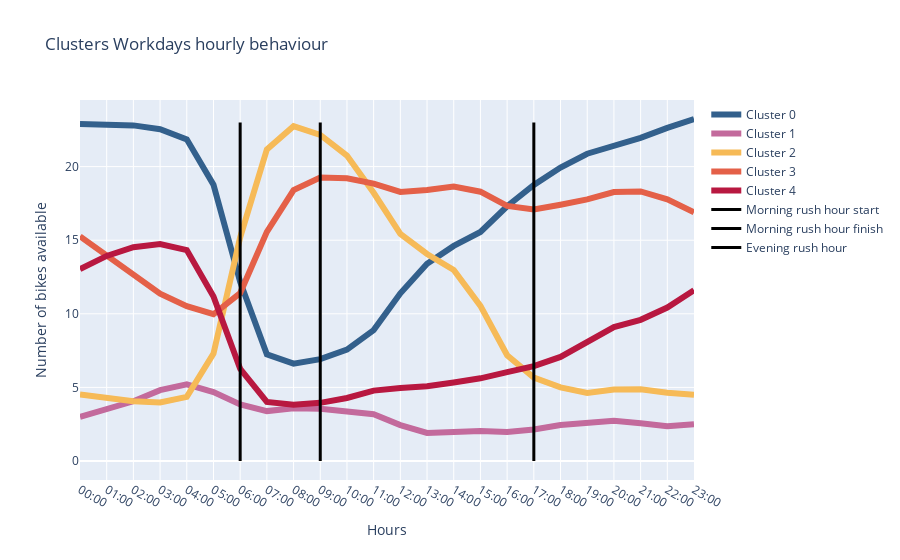

The notebook cell this image was saved under:
### Code cell
fig = go.Figure(
        data=[
             go.Scatter(x=clu_means.index, 
                       y=clu_means[0],
                       mode='lines',
                       name='Cluster 0',
                       line = dict(
                           width = 6,
                           color = 'rgb(51,96,140)')),
             go.Scatter(x=clu_means.index, 
                       y=clu_means[1],
                       mode='lines',
                       name='Cluster 1',
                       line = dict(
                           width = 6,
                           color = 'rgb(195,106,156)')),
            go.Scatter(x=clu_means.index, 
                       y=clu_means[2],
                       mode='lines',
                       name='Cluster 2',
                       line = dict(
                           width = 6,
                           color = 'rgb(246,186,87)')),
            go.Scatter(x=clu_means.index, 
                       y=clu_means[3],
                       mode='lines',
                       name='Cluster 3',
                       line = dict(
                           width = 6,
                           color = 'rgb(228,96,72)')),
            go.Scatter(x=clu_means.index, 
                       y=clu_means[4],
                       mode='lines',
                       name='Cluster 4',
                       line = dict(
                           width = 6,
                           color = 'rgb(184,24,64)')),
            
        ],
        layout=go.Layout(
            title=dict(text='Clusters Workdays hourly behaviour'),
            xaxis=dict(title='Hours'),
            yaxis=dict(title='Number of bikes available')))


fig.add_trace(go.Scatter(x=['06:00','06:00'], y=[0,23], mode="lines", name="Morning rush hour start",line = dict(
                           width = 3,
                           color = 'rgb(0,0,0)')))
fig.add_trace(go.Scatter(x=['09:00','09:00'], y=[0,23], mode="lines", name="Morning rush hour finish",line = dict(
                           width = 3,
                           color = 'rgb(0,0,0)')))
fig.add_trace(go.Scatter(x=['17:00','17:00'], y=[0,23], mode="lines", name="Evening rush hour",line = dict(
                           width = 3,
                           color = 'rgb(0,0,0)')))
fig.show()

### Figure 1 — Plotly figure (JSON) as saved in the notebook; plotly's stock layout.template omitted (floating-point values rounded to 4 significant figures)
{"data": [{"line": {"color": "rgb(51,96,140)", "width": 6}, "mode": "lines", "name": "Cluster 0", "type": "scatter", "x": ["00:00", "01:00", "02:00", "03:00", "04:00", "05:00", "06:00", "07:00", "08:00", "09:00", "10:00", "11:00", "12:00", "13:00", "14:00", "15:00", "16:00", "17:00", "18:00", "19:00", "20:00", "21:00", "22:00", "23:00"], "y": [22.9, 22.89, 22.8, 22.54, 21.85, 18.77, 12.17, 7.244, 6.61, 6.92, 7.572, 8.895, 11.39, 13.4, 14.61, 15.56, 17.31, 18.76, 19.94, 20.88, 21.39, 21.96, 22.63, 23.23]}, {"line": {"color": "rgb(195,106,156)", "width": 6}, "mode": "lines", "name": "Cluster 1", "type": "scatter", "x": ["00:00", "01:00", "02:00", "03:00", "04:00", "05:00", "06:00", "07:00", "08:00", "09:00", "10:00", "11:00", "12:00", "13:00", "14:00", "15:00", "16:00", "17:00", "18:00", "19:00", "20:00", "21:00", "22:00", "23:00"], "y": [3.001, 3.495, 4.058, 4.811, 5.202, 4.689, 3.845, 3.39, 3.59, 3.551, 3.379, 3.182, 2.439, 1.902, 1.965, 2.047, 1.978, 2.144, 2.439, 2.596, 2.738, 2.56, 2.357, 2.503]}, {"line": {"color": "rgb(246,186,87)", "width": 6}, "mode": "lines", "name": "Cluster 2", "type": "scatter", "x": ["00:00", "01:00", "02:00", "03:00", "04:00", "05:00", "06:00", "07:00", "08:00", "09:00", "10:00", "11:00", "12:00", "13:00", "14:00", "15:00", "16:00", "17:00", "18:00", "19:00", "20:00", "21:00", "22:00", "23:00"], "y": [4.521, 4.314, 4.063, 3.979, 4.355, 7.29, 15.2, 21.17, 22.74, 22.15, 20.75, 18.22, 15.43, 14.06, 12.98, 10.54, 7.182, 5.671, 5.004, 4.621, 4.857, 4.876, 4.631, 4.502]}, {"line": {"color": "rgb(228,96,72)", "width": 6}, "mode": "lines", "name": "Cluster 3", "type": "scatter", "x": ["00:00", "01:00", "02:00", "03:00", "04:00", "05:00", "06:00", "07:00", "08:00", "09:00", "10:00", "11:00", "12:00", "13:00", "14:00", "15:00", "16:00", "17:00", "18:00", "19:00", "20:00", "21:00", "22:00", "23:00"], "y": [15.26, 13.97, 12.61, 11.37, 10.52, 9.971, 11.41, 15.57, 18.41, 19.26, 19.21, 18.85, 18.28, 18.41, 18.65, 18.3, 17.33, 17.08, 17.41, 17.77, 18.27, 18.32, 17.78, 16.9]}, {"line": {"color": "rgb(184,24,64)", "width": 6}, "mode": "lines", "name": "Cluster 4", "type": "scatter", "x": ["00:00", "01:00", "02:00", "03:00", "04:00", "05:00", "06:00", "07:00", "08:00", "09:00", "10:00", "11:00", "12:00", "13:00", "14:00", "15:00", "16:00", "17:00", "18:00", "19:00", "20:00", "21:00", "22:00", "23:00"], "y": [13.03, 13.93, 14.52, 14.74, 14.33, 11.18, 6.267, 4.015, 3.818, 3.95, 4.283, 4.781, 4.953, 5.08, 5.332, 5.617, 6.034, 6.45, 7.072, 8.056, 9.092, 9.591, 10.42, 11.6]}, {"line": {"color": "rgb(0,0,0)", "width": 3}, "mode": "lines", "name": "Morning rush hour start", "type": "scatter", "x": ["06:00", "06:00"], "y": [0, 23]}, {"line": {"color": "rgb(0,0,0)", "width": 3}, "mode": "lines", "name": "Morning rush hour finish", "type": "scatter", "x": ["09:00", "09:00"], "y": [0, 23]}, {"line": {"color": "rgb(0,0,0)", "width": 3}, "mode": "lines", "name": "Evening rush hour", "type": "scatter", "x": ["17:00", "17:00"], "y": [0, 23]}], "layout": {"title": {"text": "Clusters Workdays hourly behaviour"}, "xaxis": {"title": {"text": "Hours"}}, "yaxis": {"title": {"text": "Number of bikes available"}}}}
